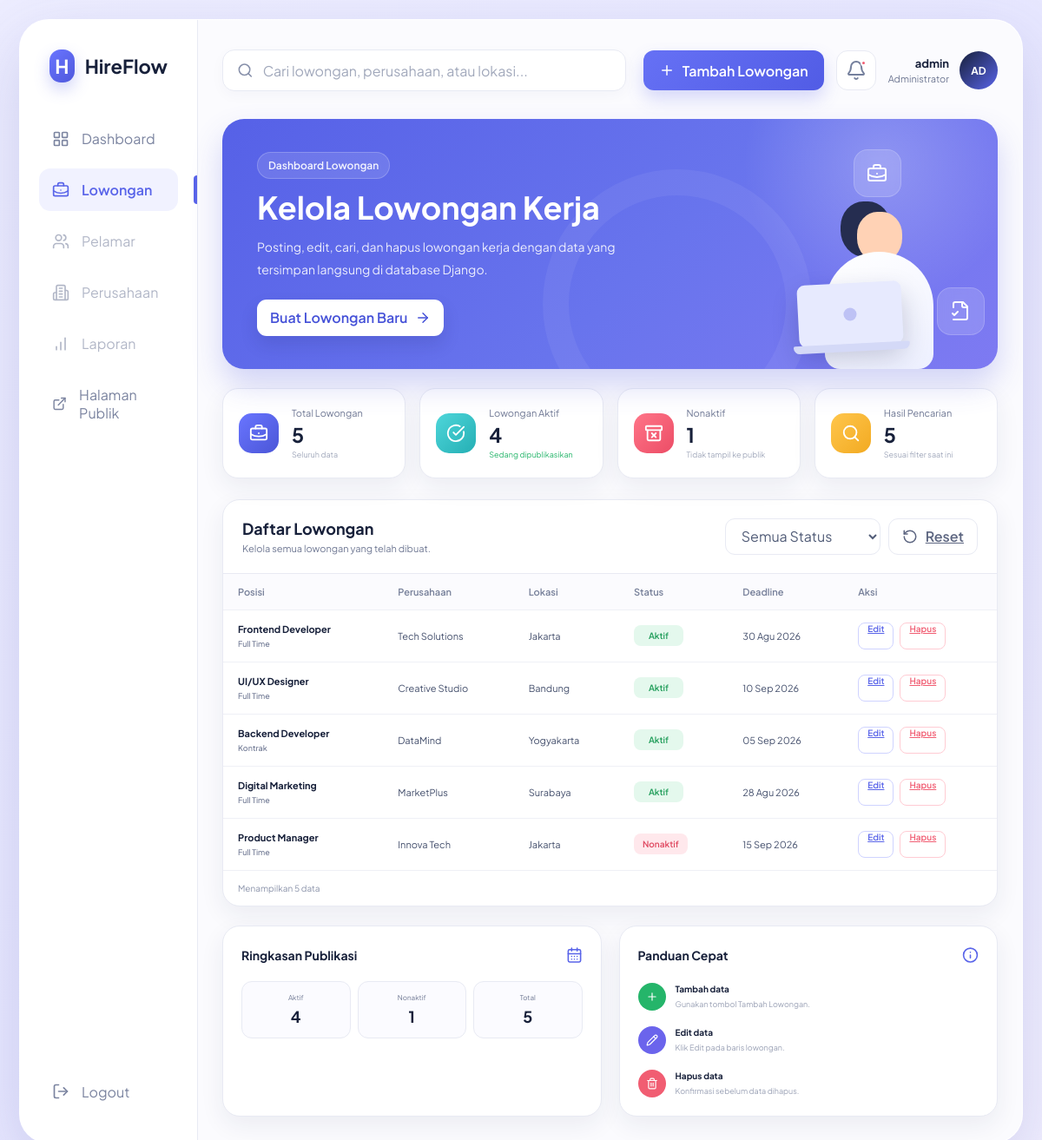
Screenshot of /dashboard/lowongan/ (signed in) with the database file from the repository.
### lowongan/models.py (models this page shows, shortened)
class Lowongan(models.Model):
    TIPE_PEKERJAAN = [
        ('full_time', 'Full Time'),
        ('part_time', 'Part Time'),
        ('magang', 'Magang'),
        ('freelance', 'Freelance'),
        ('kontrak', 'Kontrak'),
    ]
    judul = models.CharField(
        max_length=150,
        verbose_name='Posisi Pekerjaan'
    )
    perusahaan = models.CharField(
        max_length=150
    )
    lokasi = models.CharField(
        max_length=150
    )
    tipe_pekerjaan = models.CharField(
        max_length=20,
        choices=TIPE_PEKERJAAN
    )
    deskripsi = models.TextField()
    kualifikasi = models.TextField(
        blank=True
    )
    batas_lamaran = models.DateField(
        blank=True,
        null=True
    )
    status_aktif = models.BooleanField(
        default=True
    )
    dibuat_pada = models.DateTimeField(
        auto_now_add=True
    )
    diperbarui_pada = models.DateTimeField(
        auto_now=True
    )
    class Meta:
        ordering = ['-dibuat_pada']
        verbose_name = 'Lowongan'
        verbose_name_plural = 'Lowongan'

### administrator/views.py (the view)
# urls.py: path('lowongan/', views.kelola_lowongan, name='kelola_lowongan'),
@login_required
def kelola_lowongan(request):
    keyword = request.GET.get('q', '').strip()
    status = request.GET.get('status', 'semua')
    daftar_lowongan = Lowongan.objects.all()
    if keyword:
        daftar_lowongan = daftar_lowongan.filter(
            Q(judul__icontains=keyword)
            | Q(perusahaan__icontains=keyword)
            | Q(lokasi__icontains=keyword)
        )
    if status == 'aktif':
        daftar_lowongan = daftar_lowongan.filter(status_aktif=True)
    elif status == 'nonaktif':
        daftar_lowongan = daftar_lowongan.filter(status_aktif=False)
    semua_lowongan = Lowongan.objects.all()
    context = {
        'daftar_lowongan': daftar_lowongan,
        'jumlah_lowongan': semua_lowongan.count(),
        'jumlah_aktif': semua_lowongan.filter(status_aktif=True).count(),
        'jumlah_nonaktif': semua_lowongan.filter(status_aktif=False).count(),
        'keyword': keyword,
        'status_filter': status,
    }
    return render(request, 'administrator/kelola_lowongan.html', context)

### administrator/templates/administrator/kelola_lowongan.html (shortened to what this page needs)
{% extends 'base_admin.html' %}
{% block nav_lowongan %}active{% endblock %}
{% block topbar_search %}
<form class="search-box" method="get">
  <i data-lucide="search"></i>
  <input name="q" value="{{ keyword }}" type="search" placeholder="Cari lowongan, perusahaan, atau lokasi...">
</form>
{% endblock %}
{% block content %}
<div class="dashboard-layout">
  <section class="dashboard-main">
    <section class="hero-card compact-hero">
      <div class="hero-copy">
        <span class="hero-badge">Dashboard Lowongan</span>
        <h1>Kelola Lowongan Kerja</h1>
        <p>Posting, edit, cari, dan hapus lowongan kerja dengan data yang tersimpan langsung di database Django.</p>
        <a class="hero-button" href="{% url 'administrator:tambah_lowongan' %}">Buat Lowongan Baru <i data-lucide="arrow-right"></i></a>
      </div>
      <div class="hero-illustration" aria-hidden="true">
        <div class="floating-card card-top"><i data-lucide="briefcase-business"></i></div>
        <div class="floating-card card-bottom"><i data-lucide="file-check-2"></i></div>
        <div class="person-shape"><div class="person-head"></div><div class="person-body"></div><div class="laptop"><div class="laptop-logo"></div></div></div>
      </div>
    </section>
    <section class="stats-grid">
      <article class="stat-card"><div class="stat-icon purple"><i data-lucide="briefcase-business"></i></div><div><span>Total Lowongan</span><strong>{{ jumlah_lowongan }}</strong><small>Seluruh data</small></div></article>
      <article class="stat-card"><div class="stat-icon cyan"><i data-lucide="circle-check-big"></i></div><div><span>Lowongan Aktif</span><strong>{{ jumlah_aktif }}</strong><small class="positive">Sedang dipublikasikan</small></div></article>
      <article class="stat-card"><div class="stat-icon red"><i data-lucide="archive-x"></i></div><div><span>Nonaktif</span><strong>{{ jumlah_nonaktif }}</strong><small>Tidak tampil ke publik</small></div></article>
      <article class="stat-card"><div class="stat-icon yellow"><i data-lucide="search"></i></div><div><span>Hasil Pencarian</span><strong>{{ daftar_lowongan|length }}</strong><small>Sesuai filter saat ini</small></div></article>
    </section>
    <section class="jobs-section">
      <div class="section-header">
        <div><h2>Daftar Lowongan</h2><p>Kelola semua lowongan yang telah dibuat.</p></div>
        <form class="filter-actions" method="get">
          <select name="status" onchange="this.form.submit()" aria-label="Filter status">
            <option value="semua" {% if status_filter == 'semua' %}selected{% endif %}>Semua Status</option>
          </select>
          <a class="secondary-button" href="{% url 'administrator:kelola_lowongan' %}"><i data-lucide="rotate-ccw"></i> Reset</a>
        </form>
      </div>
      <div class="table-wrapper">
        <table>
          <thead><tr><th>Posisi</th><th>Perusahaan</th><th>Lokasi</th><th>Status</th><th>Deadline</th><th>Aksi</th></tr></thead>
          <tbody>
            {% for lowongan in daftar_lowongan %}
            <tr>
              <td><div class="job-title-cell"><strong>{{ lowongan.judul }}</strong><span>{{ lowongan.get_tipe_pekerjaan_display }}</span></div></td>
              <td>{{ lowongan.perusahaan }}</td>
              <td>{{ lowongan.lokasi }}</td>
              <td><span class="status-pill {% if lowongan.status_aktif %}aktif{% else %}nonaktif{% endif %}">{% if lowongan.status_aktif %}Aktif{% else %}Nonaktif{% endif %}</span></td>
              <td>{% if lowongan.batas_lamaran %}{{ lowongan.batas_lamaran|date:"d M Y" }}{% else %}-{% endif %}</td>
              <td><div class="row-actions"><a class="action-button edit-button" href="{% url 'administrator:edit_lowongan' lowongan.pk %}">Edit</a><a class="action-button delete-button" href="{% url 'administrator:hapus_lowongan' lowongan.pk %}">Hapus</a></div></td>
            </tr>
            {% empty %}
            <tr><td colspan="6"><div class="empty-state show"><i data-lucide="folder-search-2"></i><h3>Lowongan tidak ditemukan</h3><p>Coba ganti kata pencarian atau filter status.</p></div></td></tr>
            {% endfor %}
          </tbody>
        </table>
      </div>
      <div class="table-footer"><span>Menampilkan {{ daftar_lowongan|length }} data</span></div>
    </section>
  </section>
  <aside class="right-panel">
    <section class="side-card calendar-card">
      <div class="side-title"><h3>Ringkasan Publikasi</h3><i data-lucide="calendar-days"></i></div>
      <div class="publication-summary">
        <div><span>Aktif</span><strong>{{ jumlah_aktif }}</strong></div>
        <div><span>Nonaktif</span><strong>{{ jumlah_nonaktif }}</strong></div>
        <div><span>Total</span><strong>{{ jumlah_lowongan }}</strong></div>
      </div>
    </section>
    <section class="side-card activity-card">
      <div class="side-title"><h3>Panduan Cepat</h3><i data-lucide="info"></i></div>
      <div class="activity-list vertical-activity">
        <div class="activity-item"><div class="activity-icon green"><i data-lucide="plus"></i></div><div><strong>Tambah data</strong><span>Gunakan tombol Tambah Lowongan.</span></div></div>
        <div class="activity-item"><div class="activity-icon purple"><i data-lucide="pencil"></i></div><div><strong>Edit data</strong><span>Klik Edit pada baris lowongan.</span></div></div>
        <div class="activity-item"><div class="activity-icon red"><i data-lucide="trash-2"></i></div><div><strong>Hapus data</strong><span>Konfirmasi sebelum data dihapus.</span></div></div>
      </div>
    </section>
  </aside>
</div>
{% endblock %}

### templates/base_admin.html (shortened to what this page needs)
{% load static %}
<!DOCTYPE html>
<html lang="id">
<head>
  <link rel="stylesheet" href="{% static 'hireflow/css/style.css' %}">
</head>
<body>
  <div class="page-background">
    <div class="app-shell">
      <aside class="sidebar" id="sidebar">
        <a class="brand" href="{% url 'administrator:dashboard' %}">
          <div class="brand-logo">H</div>
          <span>HireFlow</span>
        </a>
        <nav class="nav-menu">
          <a class="nav-item {% block nav_dashboard %}{% endblock %}" href="{% url 'administrator:dashboard' %}">
            <i data-lucide="layout-grid"></i><span>Dashboard</span>
          </a>
          <a class="nav-item {% block nav_lowongan %}{% endblock %}" href="{% url 'administrator:kelola_lowongan' %}">
            <i data-lucide="briefcase-business"></i><span>Lowongan</span>
          </a>
          <a class="nav-item nav-disabled" href="#" title="Modul pelamar dapat ditambahkan berikutnya">
            <i data-lucide="users"></i><span>Pelamar</span>
          </a>
          <a class="nav-item nav-disabled" href="#" title="Modul perusahaan dapat ditambahkan berikutnya">
            <i data-lucide="building-2"></i><span>Perusahaan</span>
          </a>
          <a class="nav-item nav-disabled" href="#" title="Modul laporan dapat ditambahkan berikutnya">
            <i data-lucide="chart-no-axes-column-increasing"></i><span>Laporan</span>
          </a>
          <a class="nav-item" href="{% url 'lowongan:daftar_lowongan' %}" target="_blank">
            <i data-lucide="external-link"></i><span>Halaman Publik</span>
          </a>
        </nav>
        <form class="sidebar-logout-form" method="post" action="{% url 'logout' %}">
          <button class="logout-button" type="submit">
            <i data-lucide="log-out"></i><span>Logout</span>
          </button>
        </form>
      </aside>
      <main class="main-content">
        <header class="topbar">
          {% block topbar_search %}{% endblock %}
          <div class="topbar-actions">
            {% block topbar_action %}
            <a class="primary-button topbar-link" href="{% url 'administrator:tambah_lowongan' %}">
              <i data-lucide="plus"></i><span>Tambah Lowongan</span>
            </a>
            {% endblock %}
            <button class="icon-button" type="button" aria-label="Notifikasi">
              <i data-lucide="bell"></i><span class="notification-dot"></span>
            </button>
            <div class="admin-profile">
              <div class="admin-text">
                <strong>{{ request.user.get_full_name|default:request.user.username }}</strong>
                <span>Administrator</span>
              </div>
              <div class="avatar">{{ request.user.username|slice:":2"|upper }}</div>
            </div>
          </div>
        </header>
        {% block content %}{% endblock %}
      </main>
    </div>
  </div>
</body>
</html>

### rows the page displays
Lowongan: judul "Frontend Developer", tipe_pekerjaan "Full Time", perusahaan "Tech Solutions", lokasi "Jakarta", status_aktif "Aktif", batas_lamaran "30 Agu 2026"
Lowongan: judul "UI/UX Designer", tipe_pekerjaan "Full Time", perusahaan "Creative Studio", lokasi "Bandung", status_aktif "Aktif", batas_lamaran "10 Sep 2026"
Lowongan: judul "Backend Developer", tipe_pekerjaan "Kontrak", perusahaan "DataMind", lokasi "Yogyakarta", status_aktif "Aktif", batas_lamaran "05 Sep 2026"
Lowongan: judul "Digital Marketing", tipe_pekerjaan "Full Time", perusahaan "MarketPlus", lokasi "Surabaya", status_aktif "Aktif", batas_lamaran "28 Agu 2026"
Lowongan: judul "Product Manager", tipe_pekerjaan "Full Time", perusahaan "Innova Tech", lokasi "Jakarta", status_aktif "Nonaktif", batas_lamaran "15 Sep 2026"

### other values shown
{{ request.user.get_full_name|default:request.user.username }} "admin"
{{ request.user.username|slice:":2"|upper }} "AD"
{{ jumlah_lowongan }} "5"
{{ jumlah_aktif }} "4"
{{ jumlah_nonaktif }} "1"
{{ daftar_lowongan|length }} "5"
